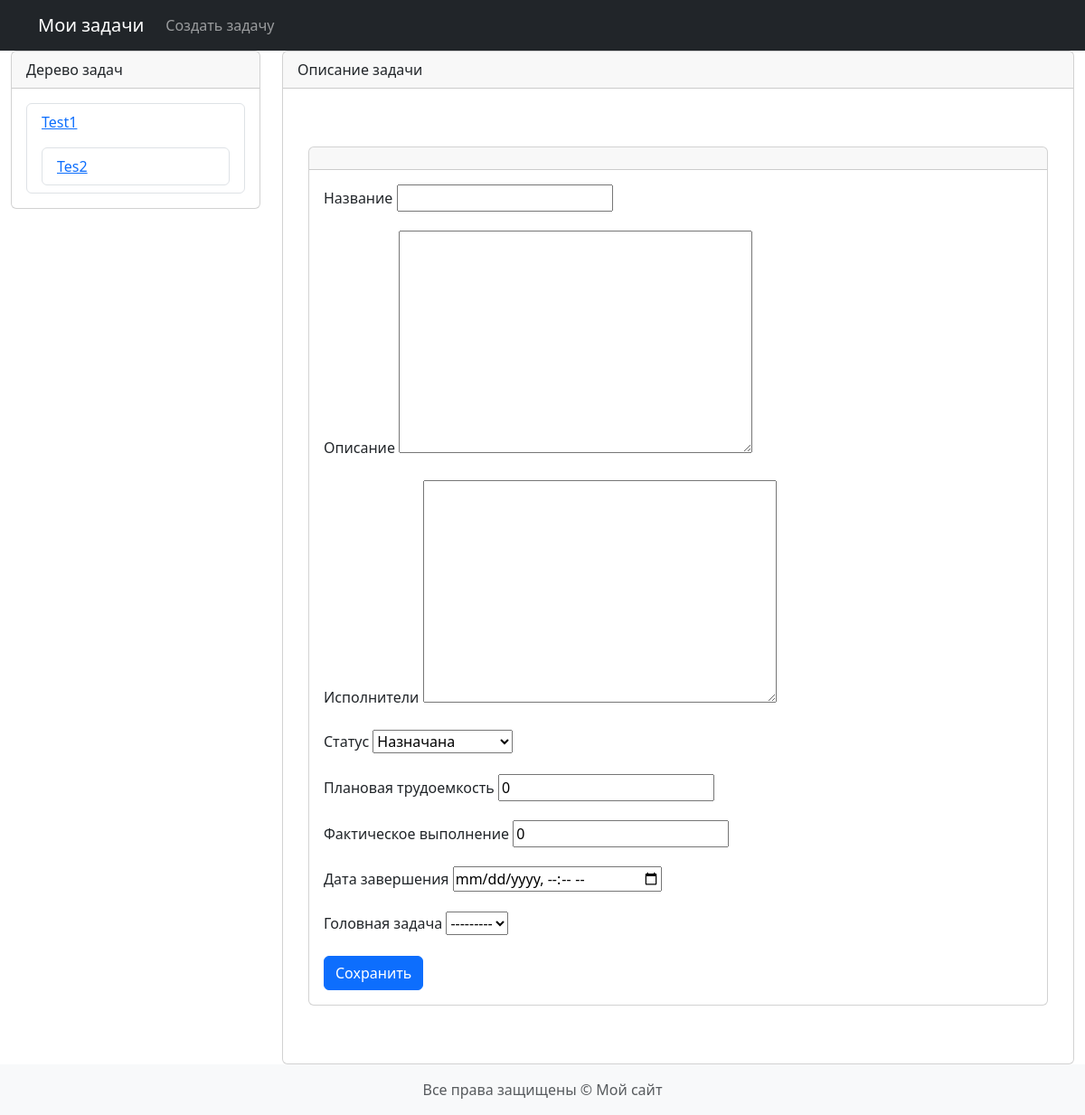
Before: /tasks/create/ with the older database file.
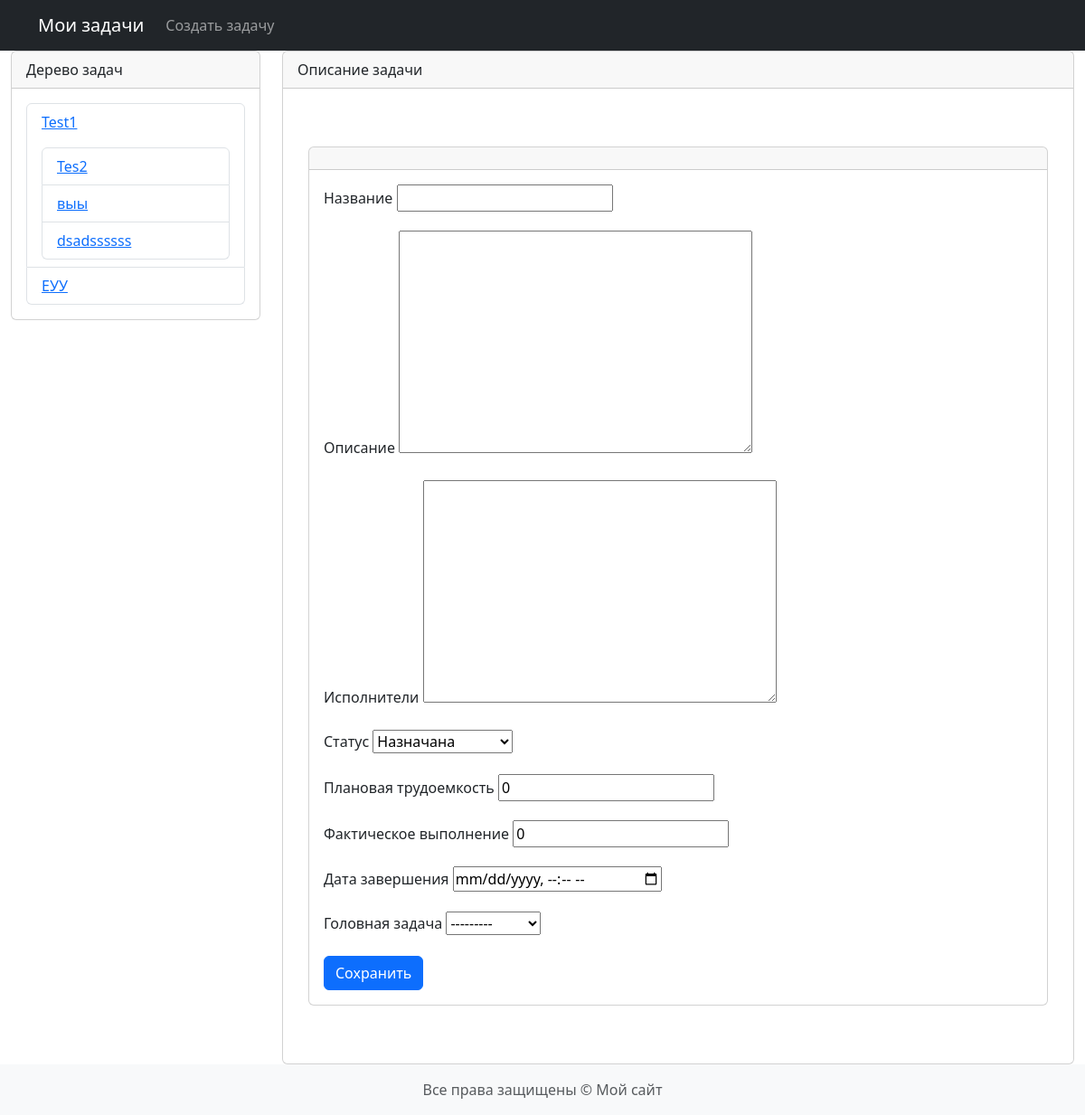
After: the same page with the newer database file.
### tasks/models.py (models this page shows, shortened)
class Task(models.Model):
    class TaskStatus(models.TextChoices):
        ASSIGNED = "ASSIGNED", _("Назначана")
        IN_PROGRESS = "IN_PROGRESS", _("Выполняется")
        PAUSED = "PAUSED", _("Приостановлена")
        COMPLETED = "COMPLETED", _("Завершена")
    name = models.CharField("Название", max_length=50, unique=True)
    description = models.TextField("Описание")
    assignees = models.TextField("Исполнители")
    created_at = models.DateTimeField(
        auto_now_add=True, verbose_name="Создано"
    )
    status = models.CharField(
        max_length=20,
        choices=TaskStatus.choices,
        default=TaskStatus.ASSIGNED,
        verbose_name="Статус",
        db_index=True,
    )
    planned_effort = models.IntegerField(
        default=0, verbose_name="Плановая трудоемкость"
    )
    time_fact = models.IntegerField(
        default=0, verbose_name="Фактическое выполнение"
    )
    completed_at = models.DateTimeField(
        null=True, blank=True, verbose_name="Дата заверщения"
    )
    parent_task = models.ForeignKey(
        "self",
        null=True,
        blank=True,
        related_name="subtasks",
        on_delete=models.CASCADE,
    )
    class Meta:
        verbose_name = "Task"
        verbose_name_plural = "Tasks"
    def __str__(self):
        return self.name

### tasks/views.py (the view, shortened to what this page needs)
# urls.py: path("create/", TaskCreateView.as_view(), name="task_create"),
class TaskCreateView(generic.CreateView):
    model = Task
    form_class = TaskForm
    template_name = "tasks/task_form.html"
    def get_context_data(self, **kwargs):
        context = super().get_context_data(**kwargs)
        context["tasks"] = Task.objects.all()
        return context

### tasks/forms.py
class TaskForm(forms.ModelForm):
    class Meta:
        model = Task
        fields = (
            "name",
            "description",
            "assignees",
            "status",
            "planned_effort",
            "time_fact",
            "completed_at",
            "parent_task",
        )
        widgets = {
            "completed_at": forms.DateTimeInput(
                attrs={"type": "datetime-local"}, format="%d.%m.%Y %H:%M"
            )
        }

### templates/tasks/task_form.html (shortened to what this page needs)
{% extends "base.html" %}
{% block content %}
<div class="container py-5">
  <div class="card">
    <div class="card-header">
    </div>
    <div class="card-body">
      <form method="post">
        <div class="mb-3">
          <label for="id_name" class="form-label">Название</label>
          {{ form.name }}
        </div>
        <div class="mb-3">
          <label for="id_description" class="form-label">Описание</label>
          {{ form.description }}
        </div>
        <div class="mb-3">
          <label for="id_assignees" class="form-label">Исполнители</label>
          {{ form.assignees }}
        </div>
        <div class="mb-3">
          <label for="id_status" class="form-label">Статус</label>
          {{ form.status }}
        </div>
        <div class="mb-3">
          <label for="id_planned_effort" class="form-label">Плановая трудоемкость</label>
          {{ form.planned_effort }}
        </div>
        <div class="mb-3">
          <label for="id_time_fact" class="form-label">Фактическое выполнение</label>
          {{ form.time_fact }}
        </div>
        <div class="mb-3">
          <label for="id_completed_at" class="form-label">Дата завершения</label>
          {{ form.completed_at }}
        </div>
        <div class="mb-3">
          <label for="id_parent_task" class="form-label">Головная задача</label>
          {{ form.parent_task }}
        </div>
        <button type="submit" class="btn btn-primary">Сохранить</button>
      </form>
    </div>
  </div>
</div>
{% endblock %}

### templates/base.html (shortened to what this page needs)
{% load static %}
{% load django_bootstrap5 %}
<!DOCTYPE html>
<html lang="ru">
<head>
  {% bootstrap_css %}
</head>
<body>
  {% include "includes/header.html" %}
  <main>
    <div class="container-fluid">
      <div class="row">
        <div class="col-3">
          <div class="card">
            <div class="card-header">
              Дерево задач
            </div>
            <div class="card-body">
              <ul class="list-group">
                {% for task in tasks %}
                  {% if task.parent_task is None %}
                    <li class="list-group-item">
                      <a href="{% url 'tasks:task_detail' task.id %}">{{ task.name }}</a>
                      {% if task.subtasks.exists %}
                        <ul class="list-group mt-3">
                          {% for subtask in task.subtasks.all %}
                            <li class="list-group-item">
                              <a href="{% url 'tasks:task_detail' subtask.id %}">{{ subtask.name }}</a>
                            </li>
                          {% endfor %}
                        </ul>
                      {% endif %}
                    </li>
                  {% endif %}
                {% endfor %}
              </ul>
            </div>
          </div>
        </div>
        <div class="col-9">
          <div class="card">
            <div class="card-header">
              Описание задачи
            </div>
            <div class="card-body">
              {% block content %}
              {% endblock %}
            </div>
          </div>
        </div>
      </div>
    </div>
  </main>
  {% include "includes/footer.html" %}
</body>
</html>

Changed rows visible on the page:
added Task: name "выы", shown under "Test1"
added Task: name "dsadssssss", shown under "Test1"
added Task: name "ЕУУ"
